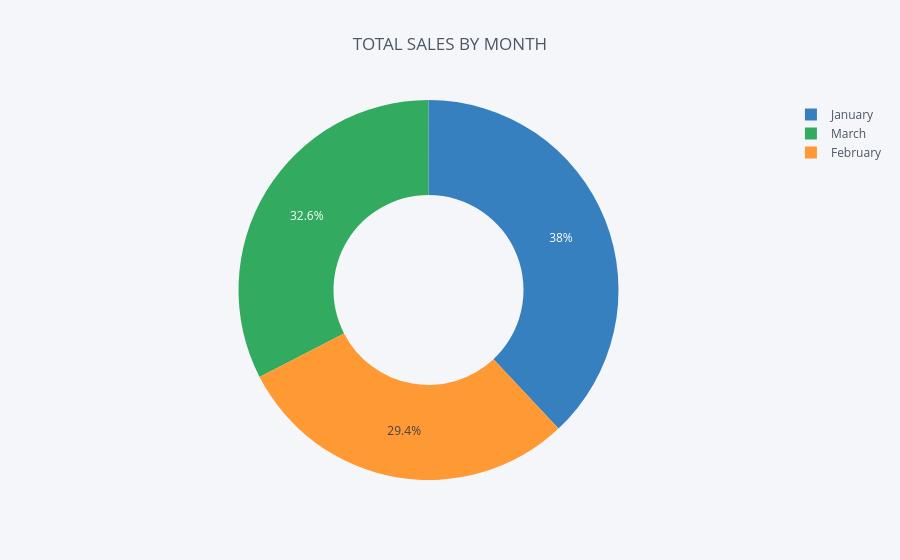

Notebook code for this chart:
### Code cell
#Original Cufflinks approach
c.iplot(kind="pie",labels="MONTH",values="TOTAL",hole=0.5,
       title="TOTAL SALES BY MONTH")

### Figure 1 — Plotly figure (JSON) as saved in the notebook; plotly's stock layout.template omitted (floating-point values rounded to 4 significant figures)
{"data": [{"hole": 0.5, "labels": ["February", "January", "March"], "marker": {"colors": ["rgba(255, 153, 51, 1.0)", "rgba(55, 128, 191, 1.0)", "rgba(50, 171, 96, 1.0)"]}, "name": "", "type": "pie", "values": [283964, 366786, 314282]}], "layout": {"autosize": true, "legend": {"bgcolor": "#F5F6F9", "font": {"color": "#4D5663"}}, "paper_bgcolor": "#F5F6F9", "plot_bgcolor": "#F5F6F9", "title": {"font": {"color": "#4D5663"}, "text": "TOTAL SALES BY MONTH"}}}
